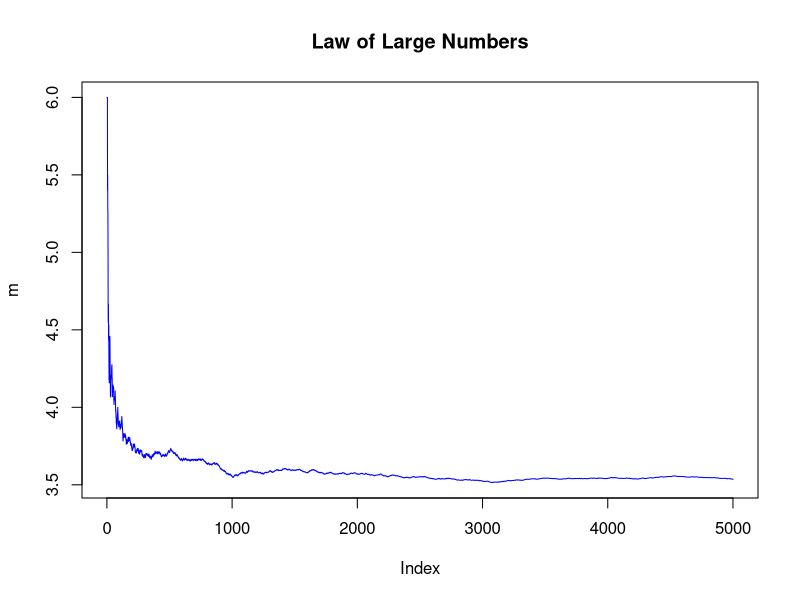

The R source for this figure: (Note: this script raises an error after producing the figure.)
x<-sample(1:6, 5000, replace = TRUE)
m<-cumsum(x)/ 1:5000
plot(m, type = "l", col="blue", main = "Law of Large Numbers")
abline(h=3,5, col="red", lwd=2)
